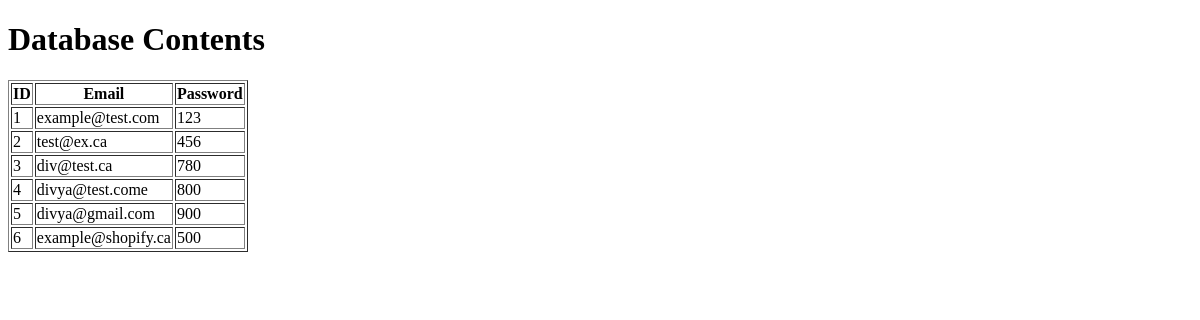
The app's page /view_database, older data.
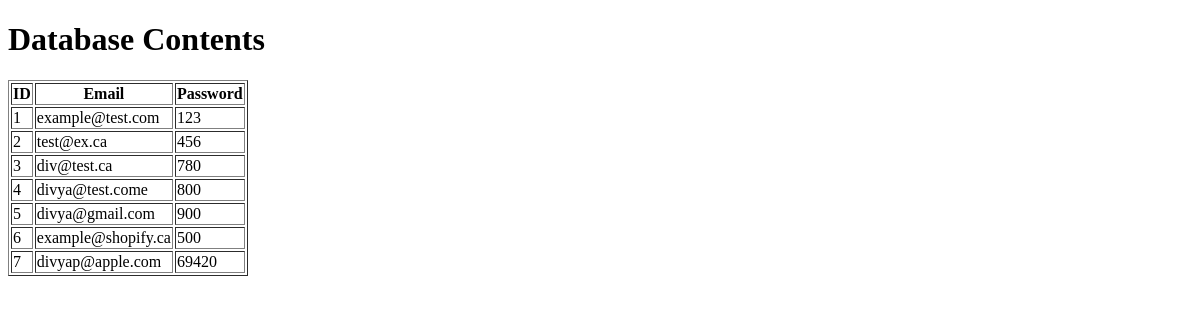
The same page, newer data.
### main.py (models this page shows)
class Seller(db.Model):
    __tablename__ = "seller"
    id = db.Column(db.Integer, nullable=False, primary_key=True)
    email = db.Column(db.String(20), unique=True, nullable=True)
    password = db.Column(db.String(20), unique=False, nullable=True)

### main.py (the view)
@app.route("/view_database")
def view_database():
    sellers = Seller.query.all()
    return render_template("view_database.html", sellers=sellers)

### templates/view_database.html (shortened to what this page needs)
<!doctype html>
<html>
<head>
</head>
<body>
    <h1>Database Contents</h1>
    <table border="1">
        <tr>
            <th>ID</th>
            <th>Email</th>
            <th>Password</th>
        </tr>
        {% for seller in sellers %}
        <tr>
            <td>{{ seller.id }}</td>
            <td>{{ seller.email }}</td>
            <td>{{ seller.password }}</td>
        </tr>
        {% endfor %}
    </table>
</body>
</html>

Row changes from the older to the newer data that the page shows:
added Seller: id "7", email "divyap@apple.com", password "69420"
